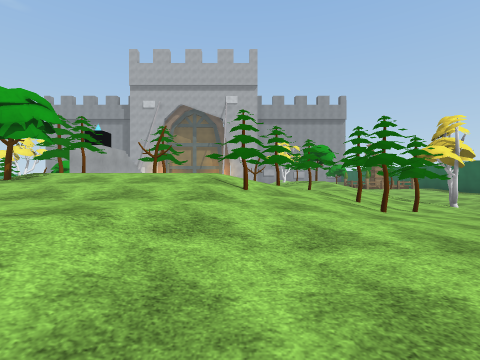
[1] (above)

22 first-person views from a walk through a scene from a Unity 3-D project. The camera is 1.4 m above the floor, looks level and sees 85° across. The floor is counted in squares, 2.58 m on a side. Each view is taken from the middle of a square. On the plan, view 1 faces up. The plan holds only what a view shows up to about 9 squares ahead; the rest is blank. The player character is not drawn. Some animated figures are left out. Surface patterns are stand-ins for the level's own textures.

[2]
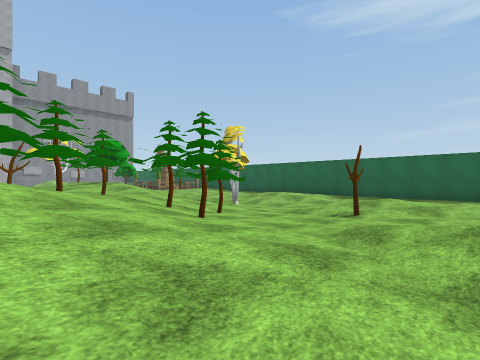

[3]
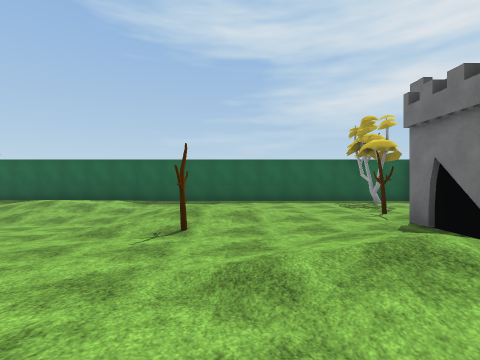

[4]
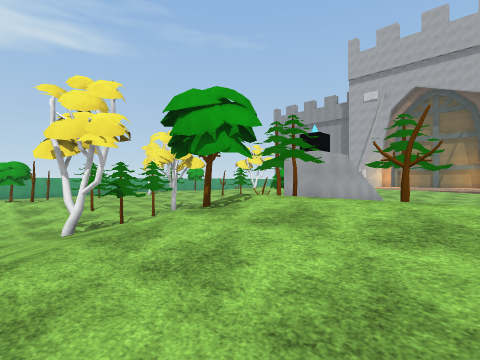

[5]
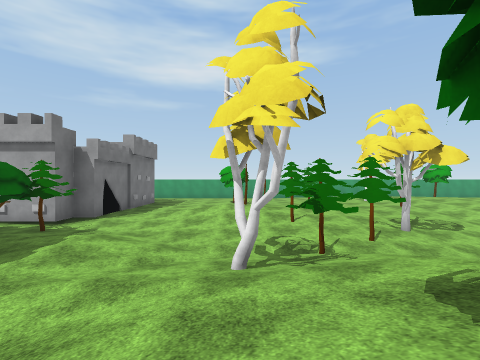

[6]
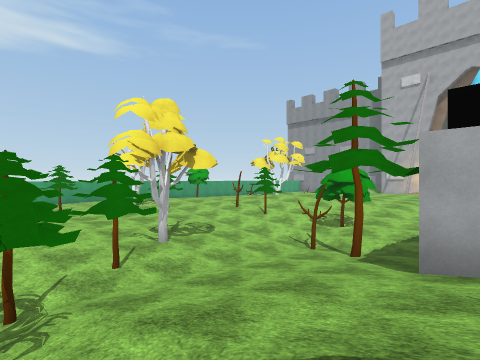

[7]
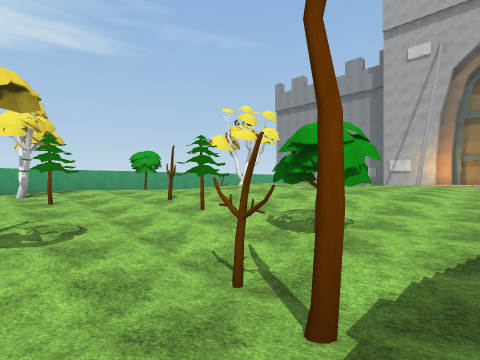

[8]
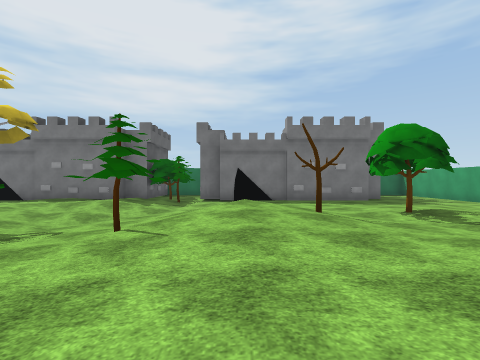

[9]
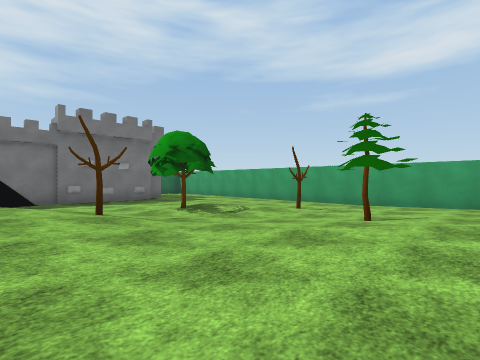

[10]
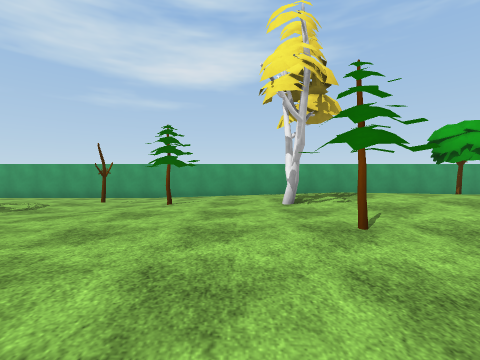

[11]
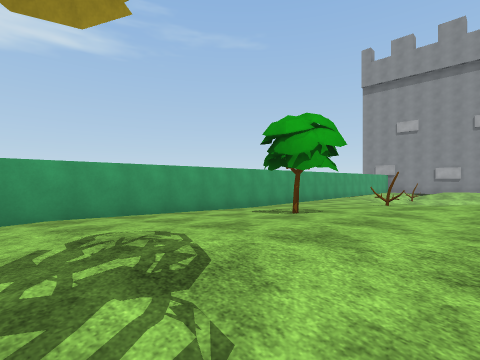

[12]
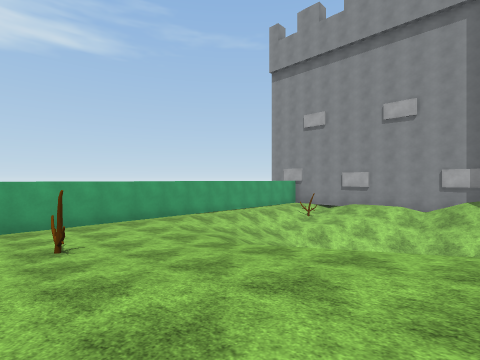

[13]
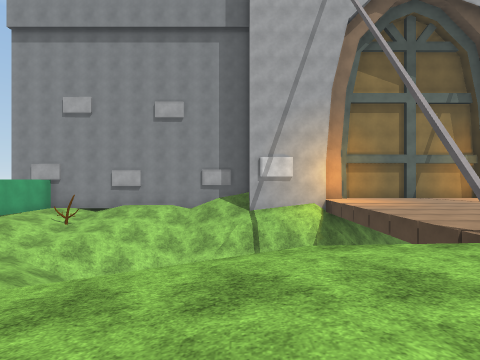

[14]
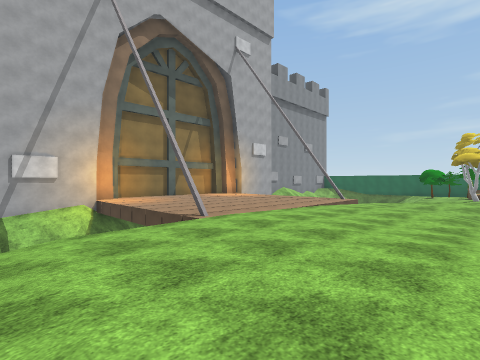

[15]
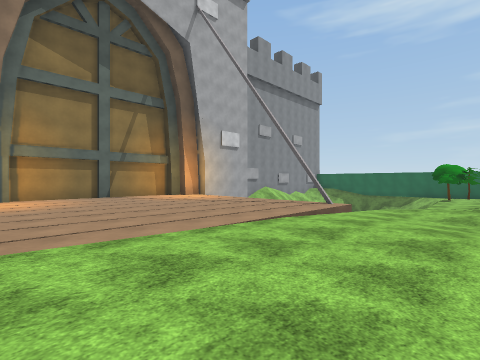

[16]
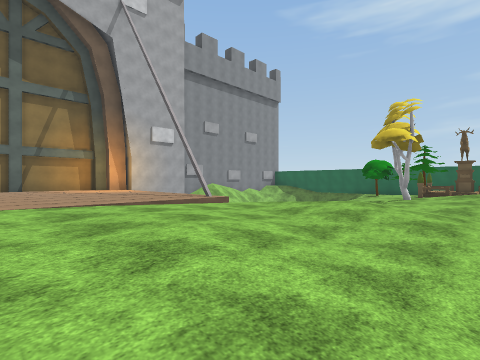

[17]
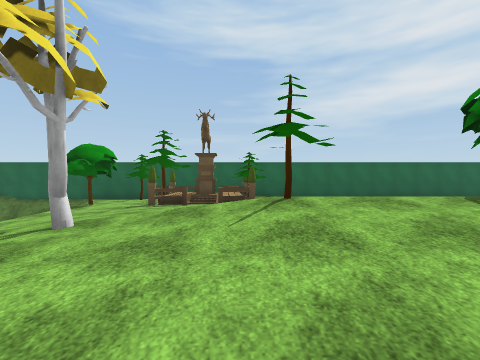

[18]
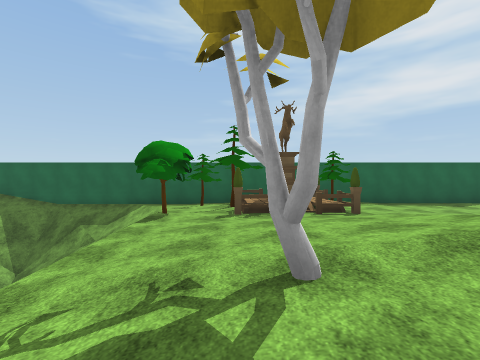

[19]
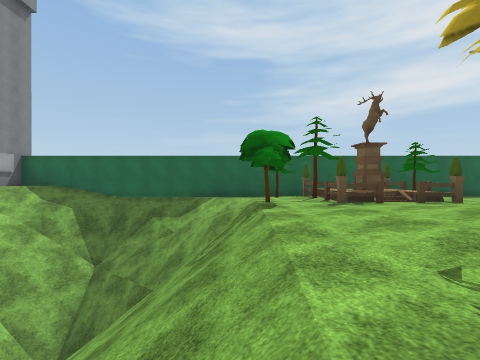

[20]
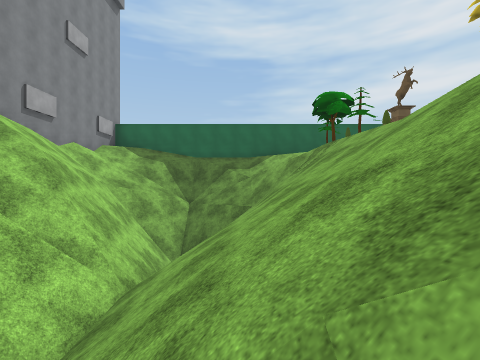

[21]
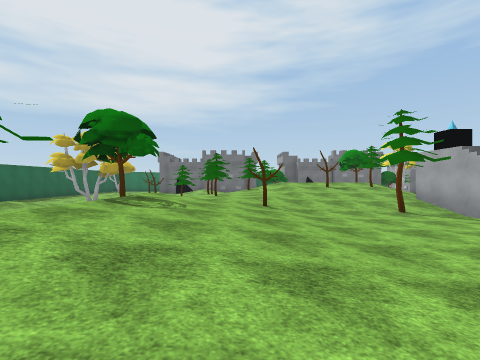

[22]
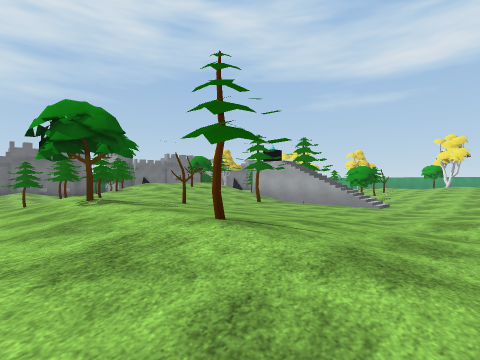

### Floor plan
Key: @ floor where view 1 was taken; # wall or solid block; x gap in a wall; . main floor; : floor 0.25 m higher than the main floor; - floor 0.25 m lower than the main floor; + floor 0.5 m higher than the main floor; _ floor 0.5 m lower than the main floor; * floor 0.75 m higher than the main floor; < floor 0.75 m lower than the main floor; % floor 1 m higher than the main floor; & floor 1.25 m higher than the main floor; $ floor 1.5 m higher than the main floor; / step, stairs or slope; = window, fence, low wall or low ledge; ^ raised ledge; v drop or lower ground; T tree; P pine tree; O other object.
Columns run from 17 left of view 1 to 10 right of it. Each row starts with its distance up from view 1.
 24 ######### #^^^#
 23 #-O/////##^^^^^
 22 #_/////vvv^^^^
 21 #/////    ^^^^    ##########
 20 #///      ^^^^   //// /xv#_#
 19 #_//      ^^^^v ///////=///#
 18 #.//      *****##/////////.#
 17 #..-///*%%%%***+//////////.#
 16 #...:+*%%%%****++++::::T:P.#
 15 #..T++*%%%%***++**++T++#/P #
 14 #.:++*%&&%**++++++++*++:#/ #
 13 #.:++*%&&%*++:.:+++*&*+:P# #
 12 #:+++**T%*++:..::+*%P* :.::#
 11 #:+T*+**++:../.::+*%&*  ...#
 10 #+++*++TP.-T./.::+*%T*  ...#
  9 #+++*++.-_<T_/.::T*%&+ _-..#
  8 #+++T+P.-_<P-OP#++**/+ __..#
  7 #:+++++:.___./***%**+:T_/+ #
  6 #.::P+::.T_.+/&T&%*P+.__/: #
  5 #....::+:.P///P$$/PPP-___..#
  4 #.T..:++P.P/+&T$$P*P.-.-.-.#
  3 #..:TTT+:-_T+/%%%*+:..T+...#
  2 #..::.:+.__-:/***++.:..+...#
  1 #.......-_....  /../+......#
  0 #.......--:::.   @  +......#
 -1 #..######P#####      ##T...#
 -2 #..     #T#             .T.#
 -3                          ..#

Positions as (right, up) in squares from view 1, and headings:
1: (0, 0), facing up
2: (0, 1), facing up-right
3: (1, 2), facing right
4: (-1, 2), facing up-left
5: (-3, 3), facing left
6: (-4, 4), facing up-left
7: (-5, 7), facing up-left
8: (-10, 7), facing down
9: (-10, 7), facing down-left
10: (-9, 7), facing left
11: (-12, 8), facing up-left
12: (-10, 14), facing up-left
13: (-10, 15), facing up
14: (-10, 14), facing up-right
15: (-7, 15), facing up-right
16: (-5, 13), facing up-right
17: (0, 13), facing right
18: (1, 15), facing right
19: (1, 17), facing right
20: (-1, 19), facing right
21: (1, 14), facing down
22: (4, 14), facing down-left
